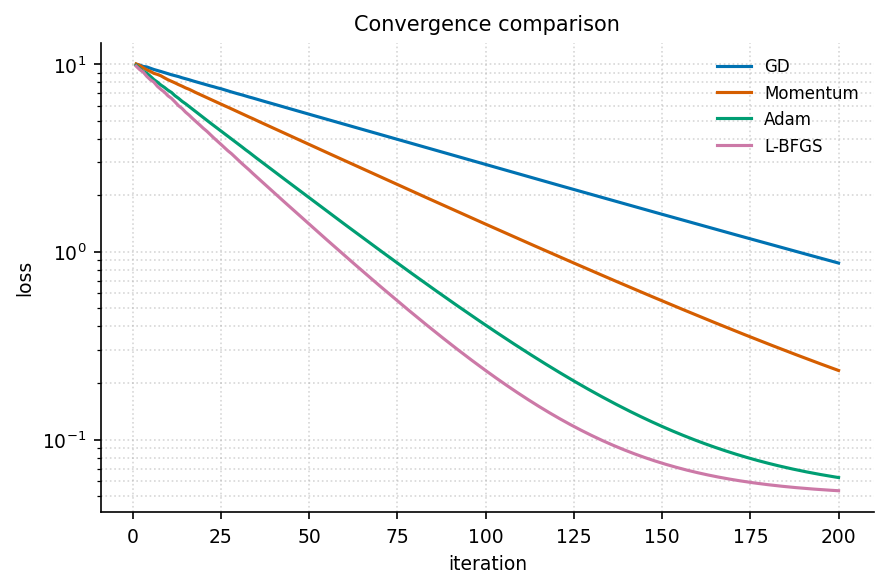

The Python source for this figure:
"""convergence_curve: 优化算法收敛曲线（多算法对比）."""
import sys, os; sys.path.insert(0, os.path.join(os.path.dirname(os.path.abspath(__file__)), '..', '..', '_utils', 'python'))
import numpy as np
import matplotlib.pyplot as plt
from theme import apply_theme
from palette import cycle

def make_figure(title='Convergence comparison'):
    apply_theme()
    n = 200; it = np.arange(1, n+1)
    rng = np.random.default_rng(1)
    fig, ax = plt.subplots()
    for i, (name, tau, init) in enumerate([
        ('GD', 80, 10), ('Momentum', 50, 10),
        ('Adam', 30, 10), ('L-BFGS', 25, 10)]):
        cur = init * np.exp(-it/tau) + 0.05 + 0.1*np.exp(-it/10)*np.abs(rng.standard_normal(n))
        ax.semilogy(it, cur, color=cycle(i), label=name)
    ax.set_xlabel('iteration'); ax.set_ylabel('loss'); ax.set_title(title)
    ax.legend(); ax.grid(True, which='both', linestyle=':', alpha=0.5)
    fig.tight_layout(); return fig

if __name__ == '__main__':
    fig = make_figure(); fig.savefig(__file__.replace('.py', '.png'), dpi=150)
